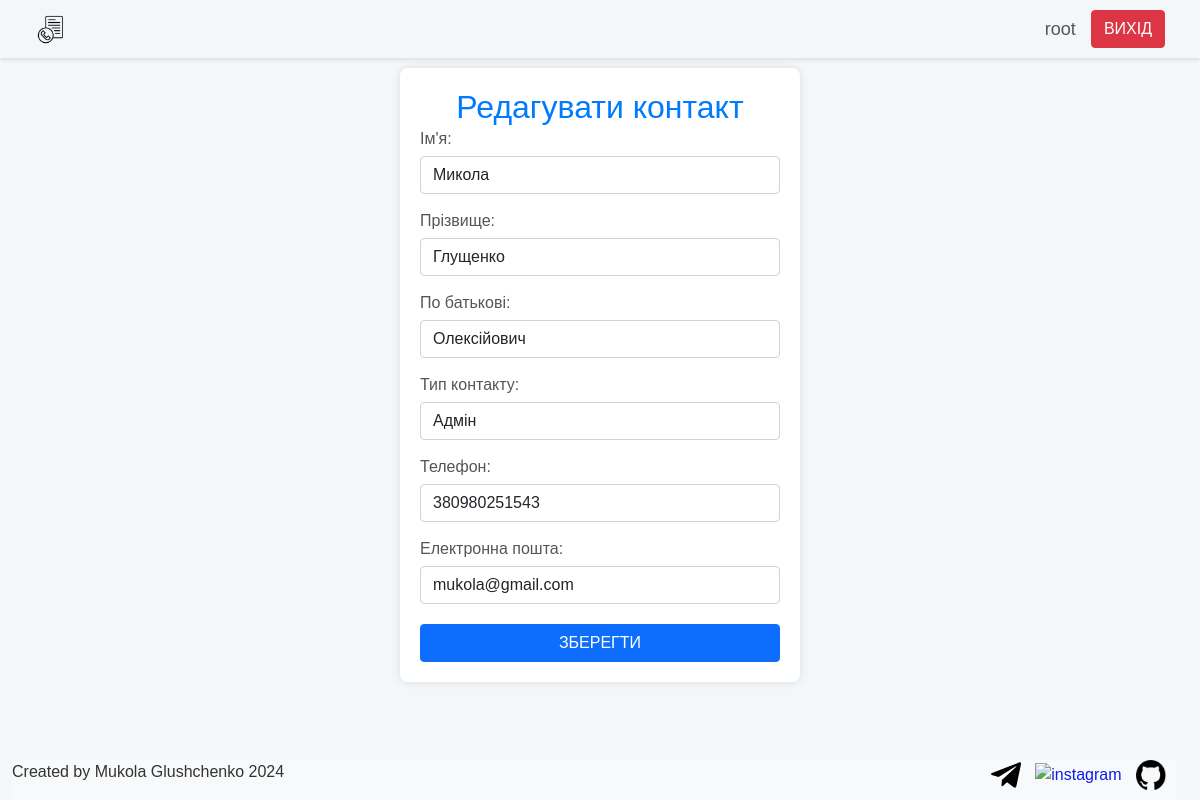
Screenshot of /contact/26/edit/ (signed in) with the database file from the repository.
### tel_book/models.py (models this page shows, shortened)
class Contact(models.Model):
    user = models.ForeignKey(User, on_delete=models.CASCADE)
    title = models.CharField(max_length=200)
    surname = models.CharField(max_length=255)
    name = models.CharField(max_length=255)
    father_name = models.CharField(max_length=255)
    type_contact = models.CharField(max_length=255)
    phone = models.TextField(max_length=12)
    email = models.TextField(max_length=255, blank=True)

### tel_book/views/contact_views.py (the view)
# urls.py: path('contact/<int:id>/edit/', edit_contact, name='edit_contact'),
@login_required
def edit_contact(request, id):
    try:
        if request.user.is_superuser:
            contact = get_object_or_404(Contact, id=id)
        else:
            contact = get_object_or_404(Contact, id=id, user=request.user)
    except:
        messages.error(request, "Ви не можете редагувати цей контакт, оскільки він вам не належить.")
        return redirect(show_phone_book)
    if request.method == "POST":
        form = ContactForm(request.POST, instance=contact)
        if form.is_valid():
            form.save()
            messages.success(request, "Контакт успішно оновлено.")
            return redirect(show_phone_book)
    else:
        form = ContactForm(instance=contact)
    return render(request, 'contact_actions/edit_contact.html', {'form': form})

### tel_book/forms.py
class ContactForm(forms.ModelForm):
    class Meta:
        model = Contact
        fields = ['name', 'surname', 'father_name', 'type_contact', 'phone', 'email']

### tel_book/templates/contact_actions/edit_contact.html (shortened to what this page needs)
{% load static %}
<!DOCTYPE html>
<html lang="uk">
  <head>
    <link
      rel="stylesheet"
      href="https://stackpath.bootstrapcdn.com/bootstrap/5.0.0-alpha1/css/bootstrap.min.css"
    />
    <link rel="stylesheet" href="{% static 'css/contact/edit_contact.css' %}" />
  </head>
  <header>{% include 'navigate/header.html' %}</header>
  <body>
    <div class="container mt-5">
      <h2 class="mb-4 text-center">Редагувати контакт</h2>
      <form method="post">
        <div class="form-group">
          <label for="id_name">Ім'я:</label>
          <input
            type="text"
            class="form-control"
            name="name"
            value="{{ form.name.value|default_if_none:'' }}"
            maxlength="255"
            required
            id="id_name"
          />
        </div>
        <div class="form-group">
          <label for="id_surname">Прізвище:</label>
          <input
            type="text"
            class="form-control"
            name="surname"
            value="{{ form.surname.value|default_if_none:'' }}"
            maxlength="255"
            required
            id="id_surname"
          />
        </div>
        <div class="form-group">
          <label for="id_father_name">По батькові:</label>
          <input
            type="text"
            class="form-control"
            name="father_name"
            value="{{ form.father_name.value|default_if_none:'' }}"
            maxlength="255"
            required
            id="id_father_name"
          />
        </div>
        <div class="form-group">
          <label for="id_type_contact">Тип контакту:</label>
          <input
            type="text"
            class="form-control"
            name="type_contact"
            value="{{ form.type_contact.value|default_if_none:'' }}"
            maxlength="255"
            required
            id="id_type_contact"
          />
        </div>
        <div class="form-group">
          <label for="id_phone">Телефон:</label>
          <input
            type="tel"
            class="form-control"
            name="phone"
            value="{{ form.phone.value|default_if_none:'' }}"
            maxlength="12"
            required
            id="id_phone"
          />
        </div>
        <div class="form-group">
          <label for="id_email">Електронна пошта:</label>
          <input
            type="email"
            class="form-control"
            name="email"
            value="{{ form.email.value|default_if_none:'' }}"
            maxlength="255"
            id="id_email"
          />
        </div>
        <button type="submit" class="btn btn-primary mt-3">Зберегти</button>
      </form>
    </div>
  </body>
  <footer>{% include 'navigate/footer.html' %}</footer>
</html>

### tel_book/templates/navigate/header.html (shortened to what this page needs)
<!DOCTYPE html>
{% load static %}
<html lang="en">
  <head>
    <link rel="stylesheet" href="{% static 'css/navigate/header.css' %}" />
  </head>
  <body>
    <div class="header-nav">
        <img src="{% static 'images/android-chrome-192x192.png' %}" alt="header_logo" class="header_logo">
        <label class="username_info">{{ user.username }}</label>
        <a href="{% url 'logout' %}">
          <button class="btn btn-danger">Вихід</button>
        </a>
      </div>
  </body>
</html>

### static/css/contact/edit_contact.css (style rules this page uses)
body { background-color: #f4f7fa; font-family: Arial, sans-serif; color: #333; }
.container { background: #fff; padding: 20px; border-radius: 8px; box-shadow: 0 0 10px rgba(0, 0, 0, 0.1); width: 400px; margin-top: 10px !important; }
h2.mb-4 { text-align: center; color: #007bff; margin-bottom: 1px !important; }
.form-group { margin-bottom: 15px; }
label { margin-bottom: 5px; color: #555; }
button { font-size: 16px; font-weight: bold; padding: 10px 20px; border-radius: 5px; border: none; cursor: pointer; transition: all 0.3s ease; text-transform: uppercase; width: 100%; }
button.btn-primary { margin-top: 5px !important; }

### static/css/navigate/header.css (style rules this page uses)
.header-nav { background-color: transparent; display: flex; justify-content: space-between; align-items: center; margin: 0px 25px 0px 25px; padding: 5px 10px; height: auto; box-sizing: border-box; }
.username_info { margin: 5px; font-size: large; margin-right: 15px; }
header { padding: 5px 0; box-shadow: 0 2px 4px rgba(0, 0, 0, 0.1); }
.header_logo { margin-right: auto; }

### static/css/navigate/footer.css (style rules this page uses)
footer { bottom: 0px; display: flex; max-width: 100%; position: fixed; background-color: #f8f9fa; margin: 0px; left: 1%; right: 2%; justify-content: space-between; }
img { width: 30px; }

### rows the page displays
Contact: name "Микола", surname "Глущенко", father_name "Олексійович", type_contact "Адмін", phone "380980251543", email "mukola@gmail.com"

### other values shown
{{ user.username }} "root"
